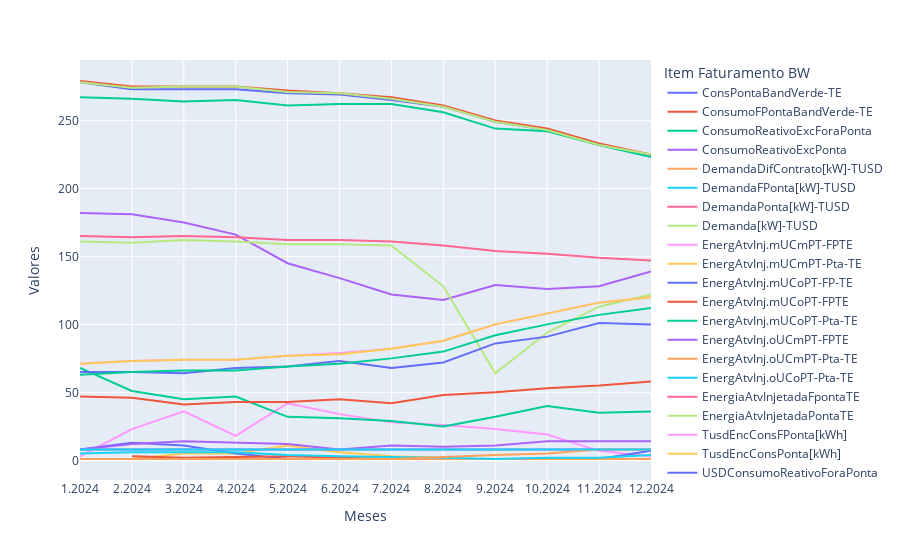

Notebook source saved alongside this figure:
### Code cell
px.line(item_occ,x="Meses", y="Valores", color="Item Faturamento BW")

### Figure 1 — Plotly figure (JSON) as saved in the notebook; plotly's stock layout.template omitted (floating-point values rounded to 4 significant figures)
{"data": [{"hovertemplate": "Item Faturamento BW=ConsPontaBandVerde-TE<br>Meses=%{x}<br>Valores=%{y}<extra></extra>", "legendgroup": "ConsPontaBandVerde-TE", "line": {"color": "#636efa", "dash": "solid"}, "marker": {"symbol": "circle"}, "mode": "lines", "name": "ConsPontaBandVerde-TE", "orientation": "v", "showlegend": true, "type": "scatter", "x": ["1.2024", "2.2024", "3.2024", "4.2024", "5.2024", "6.2024", "7.2024", "8.2024", "9.2024", "10.2024", "11.2024", "12.2024"], "xaxis": "x", "y": [278, 273, 273, 273, 270, 269, 265, 260, 249, 243, 232, 224], "yaxis": "y"}, {"hovertemplate": "Item Faturamento BW=ConsumoFPontaBandVerde-TE<br>Meses=%{x}<br>Valores=%{y}<extra></extra>", "legendgroup": "ConsumoFPontaBandVerde-TE", "line": {"color": "#EF553B", "dash": "solid"}, "marker": {"symbol": "circle"}, "mode": "lines", "name": "ConsumoFPontaBandVerde-TE", "orientation": "v", "showlegend": true, "type": "scatter", "x": ["1.2024", "2.2024", "3.2024", "4.2024", "5.2024", "6.2024", "7.2024", "8.2024", "9.2024", "10.2024", "11.2024", "12.2024"], "xaxis": "x", "y": [279, 275, 275, 275, 272, 270, 267, 261, 250, 244, 233, 225], "yaxis": "y"}, {"hovertemplate": "Item Faturamento BW=ConsumoReativoExcForaPonta<br>Meses=%{x}<br>Valores=%{y}<extra></extra>", "legendgroup": "ConsumoReativoExcForaPonta", "line": {"color": "#00cc96", "dash": "solid"}, "marker": {"symbol": "circle"}, "mode": "lines", "name": "ConsumoReativoExcForaPonta", "orientation": "v", "showlegend": true, "type": "scatter", "x": ["1.2024", "2.2024", "3.2024", "4.2024", "5.2024", "6.2024", "7.2024", "8.2024", "9.2024", "10.2024", "11.2024", "12.2024"], "xaxis": "x", "y": [267, 266, 264, 265, 261, 262, 262, 256, 244, 242, 232, 223], "yaxis": "y"}, {"hovertemplate": "Item Faturamento BW=ConsumoReativoExcPonta<br>Meses=%{x}<br>Valores=%{y}<extra></extra>", "legendgroup": "ConsumoReativoExcPonta", "line": {"color": "#ab63fa", "dash": "solid"}, "marker": {"symbol": "circle"}, "mode": "lines", "name": "ConsumoReativoExcPonta", "orientation": "v", "showlegend": true, "type": "scatter", "x": ["1.2024", "2.2024", "3.2024", "4.2024", "5.2024", "6.2024", "7.2024", "8.2024", "9.2024", "10.2024", "11.2024", "12.2024"], "xaxis": "x", "y": [182, 181, 175, 166, 145, 134, 122, 118, 129, 126, 128, 139], "yaxis": "y"}, {"hovertemplate": "Item Faturamento BW=DemandaDifContrato[kW]-TUSD<br>Meses=%{x}<br>Valores=%{y}<extra></extra>", "legendgroup": "DemandaDifContrato[kW]-TUSD", "line": {"color": "#FFA15A", "dash": "solid"}, "marker": {"symbol": "circle"}, "mode": "lines", "name": "DemandaDifContrato[kW]-TUSD", "orientation": "v", "showlegend": true, "type": "scatter", "x": ["1.2024", "4.2024"], "xaxis": "x", "y": [1, 1], "yaxis": "y"}, {"hovertemplate": "Item Faturamento BW=DemandaFPonta[kW]-TUSD<br>Meses=%{x}<br>Valores=%{y}<extra></extra>", "legendgroup": "DemandaFPonta[kW]-TUSD", "line": {"color": "#19d3f3", "dash": "solid"}, "marker": {"symbol": "circle"}, "mode": "lines", "name": "DemandaFPonta[kW]-TUSD", "orientation": "v", "showlegend": true, "type": "scatter", "x": ["1.2024", "2.2024", "3.2024", "4.2024", "5.2024", "6.2024", "7.2024", "8.2024", "9.2024", "10.2024", "11.2024"], "xaxis": "x", "y": [1, 1, 1, 1, 1, 1, 1, 1, 1, 1, 1], "yaxis": "y"}, {"hovertemplate": "Item Faturamento BW=DemandaPonta[kW]-TUSD<br>Meses=%{x}<br>Valores=%{y}<extra></extra>", "legendgroup": "DemandaPonta[kW]-TUSD", "line": {"color": "#FF6692", "dash": "solid"}, "marker": {"symbol": "circle"}, "mode": "lines", "name": "DemandaPonta[kW]-TUSD", "orientation": "v", "showlegend": true, "type": "scatter", "x": ["1.2024", "2.2024", "3.2024", "4.2024", "5.2024", "6.2024", "7.2024", "8.2024", "9.2024", "10.2024", "11.2024"], "xaxis": "x", "y": [1, 1, 1, 1, 1, 1, 1, 1, 1, 1, 1], "yaxis": "y"}, {"hovertemplate": "Item Faturamento BW=Demanda[kW]-TUSD<br>Meses=%{x}<br>Valores=%{y}<extra></extra>", "legendgroup": "Demanda[kW]-TUSD", "line": {"color": "#B6E880", "dash": "solid"}, "marker": {"symbol": "circle"}, "mode": "lines", "name": "Demanda[kW]-TUSD", "orientation": "v", "showlegend": true, "type": "scatter", "x": ["1.2024", "2.2024", "3.2024", "4.2024", "5.2024", "6.2024", "7.2024", "8.2024", "9.2024", "10.2024", "11.2024", "12.2024"], "xaxis": "x", "y": [278, 274, 275, 275, 271, 270, 266, 260, 249, 243, 232, 225], "yaxis": "y"}, {"hovertemplate": "Item Faturamento BW=EnergAtvInj.mUCmPT-FPTE<br>Meses=%{x}<br>Valores=%{y}<extra></extra>", "legendgroup": "EnergAtvInj.mUCmPT-FPTE", "line": {"color": "#FF97FF", "dash": "solid"}, "marker": {"symbol": "circle"}, "mode": "lines", "name": "EnergAtvInj.mUCmPT-FPTE", "orientation": "v", "showlegend": true, "type": "scatter", "x": ["1.2024", "2.2024", "3.2024", "4.2024", "5.2024", "6.2024", "7.2024", "8.2024", "9.2024", "10.2024", "11.2024", "12.2024"], "xaxis": "x", "y": [3, 23, 36, 18, 42, 34, 28, 26, 23, 19, 7, 3], "yaxis": "y"}, {"hovertemplate": "Item Faturamento BW=EnergAtvInj.mUCmPT-Pta-TE<br>Meses=%{x}<br>Valores=%{y}<extra></extra>", "legendgroup": "EnergAtvInj.mUCmPT-Pta-TE", "line": {"color": "#FECB52", "dash": "solid"}, "marker": {"symbol": "circle"}, "mode": "lines", "name": "EnergAtvInj.mUCmPT-Pta-TE", "orientation": "v", "showlegend": true, "type": "scatter", "x": ["2.2024", "3.2024", "4.2024", "5.2024", "6.2024", "7.2024", "8.2024"], "xaxis": "x", "y": [1, 5, 5, 11, 6, 3, 2], "yaxis": "y"}, {"hovertemplate": "Item Faturamento BW=EnergAtvInj.mUCoPT-FP-TE<br>Meses=%{x}<br>Valores=%{y}<extra></extra>", "legendgroup": "EnergAtvInj.mUCoPT-FP-TE", "line": {"color": "#636efa", "dash": "solid"}, "marker": {"symbol": "circle"}, "mode": "lines", "name": "EnergAtvInj.mUCoPT-FP-TE", "orientation": "v", "showlegend": true, "type": "scatter", "x": ["1.2024", "2.2024", "3.2024", "4.2024", "5.2024", "6.2024", "7.2024", "8.2024", "9.2024", "10.2024", "11.2024", "12.2024"], "xaxis": "x", "y": [8, 13, 11, 5, 1, 1, 1, 1, 1, 1, 1, 7], "yaxis": "y"}, {"hovertemplate": "Item Faturamento BW=EnergAtvInj.mUCoPT-FPTE<br>Meses=%{x}<br>Valores=%{y}<extra></extra>", "legendgroup": "EnergAtvInj.mUCoPT-FPTE", "line": {"color": "#EF553B", "dash": "solid"}, "marker": {"symbol": "circle"}, "mode": "lines", "name": "EnergAtvInj.mUCoPT-FPTE", "orientation": "v", "showlegend": true, "type": "scatter", "x": ["2.2024", "3.2024", "5.2024", "7.2024"], "xaxis": "x", "y": [3, 2, 3, 1], "yaxis": "y"}, {"hovertemplate": "Item Faturamento BW=EnergAtvInj.mUCoPT-Pta-TE<br>Meses=%{x}<br>Valores=%{y}<extra></extra>", "legendgroup": "EnergAtvInj.mUCoPT-Pta-TE", "line": {"color": "#00cc96", "dash": "solid"}, "marker": {"symbol": "circle"}, "mode": "lines", "name": "EnergAtvInj.mUCoPT-Pta-TE", "orientation": "v", "showlegend": true, "type": "scatter", "x": ["1.2024", "2.2024", "3.2024", "4.2024", "5.2024", "6.2024", "7.2024", "8.2024", "9.2024", "10.2024", "11.2024", "12.2024"], "xaxis": "x", "y": [68, 51, 45, 47, 32, 31, 29, 25, 32, 40, 35, 36], "yaxis": "y"}, {"hovertemplate": "Item Faturamento BW=EnergAtvInj.oUCmPT-FPTE<br>Meses=%{x}<br>Valores=%{y}<extra></extra>", "legendgroup": "EnergAtvInj.oUCmPT-FPTE", "line": {"color": "#ab63fa", "dash": "solid"}, "marker": {"symbol": "circle"}, "mode": "lines", "name": "EnergAtvInj.oUCmPT-FPTE", "orientation": "v", "showlegend": true, "type": "scatter", "x": ["1.2024", "2.2024", "3.2024", "4.2024", "5.2024", "6.2024", "7.2024", "8.2024", "9.2024", "10.2024", "11.2024", "12.2024"], "xaxis": "x", "y": [8, 12, 14, 13, 12, 8, 11, 10, 11, 14, 14, 14], "yaxis": "y"}, {"hovertemplate": "Item Faturamento BW=EnergAtvInj.oUCmPT-Pta-TE<br>Meses=%{x}<br>Valores=%{y}<extra></extra>", "legendgroup": "EnergAtvInj.oUCmPT-Pta-TE", "line": {"color": "#FFA15A", "dash": "solid"}, "marker": {"symbol": "circle"}, "mode": "lines", "name": "EnergAtvInj.oUCmPT-Pta-TE", "orientation": "v", "showlegend": true, "type": "scatter", "x": ["1.2024", "2.2024", "3.2024", "4.2024", "5.2024", "6.2024", "7.2024", "8.2024", "9.2024", "10.2024", "11.2024", "12.2024"], "xaxis": "x", "y": [1, 1, 1, 1, 1, 1, 1, 1, 1, 1, 1, 1], "yaxis": "y"}, {"hovertemplate": "Item Faturamento BW=EnergAtvInj.oUCoPT-Pta-TE<br>Meses=%{x}<br>Valores=%{y}<extra></extra>", "legendgroup": "EnergAtvInj.oUCoPT-Pta-TE", "line": {"color": "#19d3f3", "dash": "solid"}, "marker": {"symbol": "circle"}, "mode": "lines", "name": "EnergAtvInj.oUCoPT-Pta-TE", "orientation": "v", "showlegend": true, "type": "scatter", "x": ["1.2024", "2.2024", "3.2024", "4.2024", "5.2024", "6.2024", "8.2024", "9.2024", "10.2024", "11.2024", "12.2024"], "xaxis": "x", "y": [5, 6, 6, 6, 4, 3, 2, 1, 2, 2, 4], "yaxis": "y"}, {"hovertemplate": "Item Faturamento BW=EnergiaAtvInjetadaFpontaTE<br>Meses=%{x}<br>Valores=%{y}<extra></extra>", "legendgroup": "EnergiaAtvInjetadaFpontaTE", "line": {"color": "#FF6692", "dash": "solid"}, "marker": {"symbol": "circle"}, "mode": "lines", "name": "EnergiaAtvInjetadaFpontaTE", "orientation": "v", "showlegend": true, "type": "scatter", "x": ["1.2024", "2.2024", "3.2024", "4.2024", "5.2024", "6.2024", "7.2024", "8.2024", "9.2024", "10.2024", "11.2024", "12.2024"], "xaxis": "x", "y": [165, 164, 165, 164, 162, 162, 161, 158, 154, 152, 149, 147], "yaxis": "y"}, {"hovertemplate": "Item Faturamento BW=EnergiaAtvInjetadaPontaTE<br>Meses=%{x}<br>Valores=%{y}<extra></extra>", "legendgroup": "EnergiaAtvInjetadaPontaTE", "line": {"color": "#B6E880", "dash": "solid"}, "marker": {"symbol": "circle"}, "mode": "lines", "name": "EnergiaAtvInjetadaPontaTE", "orientation": "v", "showlegend": true, "type": "scatter", "x": ["1.2024", "2.2024", "3.2024", "4.2024", "5.2024", "6.2024", "7.2024", "8.2024", "9.2024", "10.2024", "11.2024", "12.2024"], "xaxis": "x", "y": [161, 160, 162, 161, 159, 159, 158, 128, 64, 94, 113, 122], "yaxis": "y"}, {"hovertemplate": "Item Faturamento BW=TusdEncConsFPonta[kWh]<br>Meses=%{x}<br>Valores=%{y}<extra></extra>", "legendgroup": "TusdEncConsFPonta[kWh]", "line": {"color": "#FF97FF", "dash": "solid"}, "marker": {"symbol": "circle"}, "mode": "lines", "name": "TusdEncConsFPonta[kWh]", "orientation": "v", "showlegend": true, "type": "scatter", "x": ["1.2024", "2.2024", "3.2024", "4.2024", "5.2024", "6.2024", "7.2024", "8.2024", "9.2024", "10.2024", "11.2024", "12.2024"], "xaxis": "x", "y": [71, 73, 74, 74, 77, 79, 82, 88, 100, 108, 116, 120], "yaxis": "y"}, {"hovertemplate": "Item Faturamento BW=TusdEncConsPonta[kWh]<br>Meses=%{x}<br>Valores=%{y}<extra></extra>", "legendgroup": "TusdEncConsPonta[kWh]", "line": {"color": "#FECB52", "dash": "solid"}, "marker": {"symbol": "circle"}, "mode": "lines", "name": "TusdEncConsPonta[kWh]", "orientation": "v", "showlegend": true, "type": "scatter", "x": ["1.2024", "2.2024", "3.2024", "4.2024", "5.2024", "6.2024", "7.2024", "8.2024", "9.2024", "10.2024", "11.2024", "12.2024"], "xaxis": "x", "y": [71, 73, 74, 74, 77, 78, 82, 88, 100, 108, 116, 120], "yaxis": "y"}, {"hovertemplate": "Item Faturamento BW=USDConsumoReativoForaPonta<br>Meses=%{x}<br>Valores=%{y}<extra></extra>", "legendgroup": "USDConsumoReativoForaPonta", "line": {"color": "#636efa", "dash": "solid"}, "marker": {"symbol": "circle"}, "mode": "lines", "name": "USDConsumoReativoForaPonta", "orientation": "v", "showlegend": true, "type": "scatter", "x": ["1.2024", "2.2024", "3.2024", "4.2024", "5.2024", "6.2024", "7.2024", "8.2024", "9.2024", "10.2024", "11.2024", "12.2024"], "xaxis": "x", "y": [65, 65, 64, 68, 69, 73, 68, 72, 86, 91, 101, 100], "yaxis": "y"}, {"hovertemplate": "Item Faturamento BW=USDConsumoReativoPonta<br>Meses=%{x}<br>Valores=%{y}<extra></extra>", "legendgroup": "USDConsumoReativoPonta", "line": {"color": "#EF553B", "dash": "solid"}, "marker": {"symbol": "circle"}, "mode": "lines", "name": "USDConsumoReativoPonta", "orientation": "v", "showlegend": true, "type": "scatter", "x": ["1.2024", "2.2024", "3.2024", "4.2024", "5.2024", "6.2024", "7.2024", "8.2024", "9.2024", "10.2024", "11.2024", "12.2024"], "xaxis": "x", "y": [47, 46, 41, 43, 43, 45, 42, 48, 50, 53, 55, 58], "yaxis": "y"}, {"hovertemplate": "Item Faturamento BW=UsoSist.Distr.<br>Meses=%{x}<br>Valores=%{y}<extra></extra>", "legendgroup": "UsoSist.Distr.", "line": {"color": "#00cc96", "dash": "solid"}, "marker": {"symbol": "circle"}, "mode": "lines", "name": "UsoSist.Distr.", "orientation": "v", "showlegend": true, "type": "scatter", "x": ["1.2024", "2.2024", "3.2024", "4.2024", "5.2024", "6.2024", "7.2024", "8.2024", "9.2024", "10.2024", "11.2024", "12.2024"], "xaxis": "x", "y": [63, 65, 66, 66, 69, 71, 75, 80, 92, 100, 107, 112], "yaxis": "y"}, {"hovertemplate": "Item Faturamento BW=UsoSistDistrFPonta<br>Meses=%{x}<br>Valores=%{y}<extra></extra>", "legendgroup": "UsoSistDistrFPonta", "line": {"color": "#ab63fa", "dash": "solid"}, "marker": {"symbol": "circle"}, "mode": "lines", "name": "UsoSistDistrFPonta", "orientation": "v", "showlegend": true, "type": "scatter", "x": ["1.2024", "2.2024", "3.2024", "4.2024", "5.2024", "6.2024", "7.2024", "8.2024", "9.2024", "10.2024", "11.2024", "12.2024"], "xaxis": "x", "y": [8, 8, 8, 8, 8, 8, 8, 8, 8, 8, 8, 8], "yaxis": "y"}, {"hovertemplate": "Item Faturamento BW=UsoSistDistrGeração[kW]<br>Meses=%{x}<br>Valores=%{y}<extra></extra>", "legendgroup": "UsoSistDistrGeração[kW]", "line": {"color": "#FFA15A", "dash": "solid"}, "marker": {"symbol": "circle"}, "mode": "lines", "name": "UsoSistDistrGeração[kW]", "orientation": "v", "showlegend": true, "type": "scatter", "x": ["4.2024", "5.2024", "6.2024", "7.2024", "9.2024", "10.2024", "11.2024", "12.2024"], "xaxis": "x", "y": [1, 1, 1, 1, 4, 5, 8, 8], "yaxis": "y"}, {"hovertemplate": "Item Faturamento BW=UsoSistDistrPonta<br>Meses=%{x}<br>Valores=%{y}<extra></extra>", "legendgroup": "UsoSistDistrPonta", "line": {"color": "#19d3f3", "dash": "solid"}, "marker": {"symbol": "circle"}, "mode": "lines", "name": "UsoSistDistrPonta", "orientation": "v", "showlegend": true, "type": "scatter", "x": ["1.2024", "2.2024", "3.2024", "4.2024", "5.2024", "6.2024", "7.2024", "8.2024", "9.2024", "10.2024", "11.2024", "12.2024"], "xaxis": "x", "y": [8, 8, 8, 8, 8, 8, 8, 8, 8, 8, 8, 8], "yaxis": "y"}], "layout": {"legend": {"title": {"text": "Item Faturamento BW"}, "tracegroupgap": 0}, "margin": {"t": 60}, "xaxis": {"anchor": "y", "domain": [0, 1], "title": {"text": "Meses"}}, "yaxis": {"anchor": "x", "domain": [0, 1], "title": {"text": "Valores"}}}}
